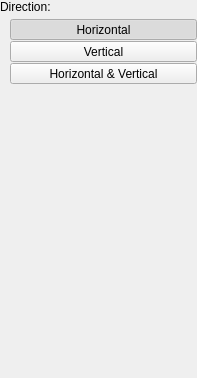
<?xml version="1.0" encoding="UTF-8"?>
<ui version="4.0">
 <class>FilterWidget</class>
 <widget class="QWidget" name="FilterWidget">
  <property name="geometry">
   <rect>
    <x>0</x>
    <y>0</y>
    <width>197</width>
    <height>378</height>
   </rect>
  </property>
  <property name="windowTitle">
   <string>Form</string>
  </property>
  <layout class="QVBoxLayout" name="verticalLayout" stretch="0,1">
   <property name="spacing">
    <number>0</number>
   </property>
   <property name="leftMargin">
    <number>0</number>
   </property>
   <property name="topMargin">
    <number>0</number>
   </property>
   <property name="rightMargin">
    <number>0</number>
   </property>
   <property name="bottomMargin">
    <number>0</number>
   </property>
   <item>
    <layout class="QVBoxLayout" name="verticalLayout_6">
     <property name="spacing">
      <number>5</number>
     </property>
     <item>
      <widget class="QLabel" name="label">
       <property name="text">
        <string>Direction:</string>
       </property>
      </widget>
     </item>
     <item>
      <layout class="QVBoxLayout" name="verticalLayout_2">
       <property name="spacing">
        <number>1</number>
       </property>
       <property name="leftMargin">
        <number>10</number>
       </property>
       <item>
        <widget class="QToolButton" name="mButtonDirectionHorizontal">
         <property name="sizePolicy">
          <sizepolicy hsizetype="Preferred" vsizetype="Preferred">
           <horstretch>0</horstretch>
           <verstretch>0</verstretch>
          </sizepolicy>
         </property>
         <property name="text">
          <string>Horizontal</string>
         </property>
         <property name="checkable">
          <bool>true</bool>
         </property>
         <property name="checked">
          <bool>true</bool>
         </property>
         <property name="autoExclusive">
          <bool>true</bool>
         </property>
         <property name="class" stdset="0">
          <string>cFlatOptionButton</string>
         </property>
         <attribute name="buttonGroup">
          <string notr="true">buttonGroup</string>
         </attribute>
        </widget>
       </item>
       <item>
        <widget class="QToolButton" name="mButtonDirectionVertical">
         <property name="sizePolicy">
          <sizepolicy hsizetype="Preferred" vsizetype="Preferred">
           <horstretch>0</horstretch>
           <verstretch>0</verstretch>
          </sizepolicy>
         </property>
         <property name="text">
          <string>Vertical</string>
         </property>
         <property name="checkable">
          <bool>true</bool>
         </property>
         <property name="autoExclusive">
          <bool>true</bool>
         </property>
         <property name="class" stdset="0">
          <string>cFlatOptionButton</string>
         </property>
         <attribute name="buttonGroup">
          <string notr="true">buttonGroup</string>
         </attribute>
        </widget>
       </item>
       <item>
        <widget class="QToolButton" name="mButtonDirectionBoth">
         <property name="sizePolicy">
          <sizepolicy hsizetype="Preferred" vsizetype="Preferred">
           <horstretch>0</horstretch>
           <verstretch>0</verstretch>
          </sizepolicy>
         </property>
         <property name="text">
          <string>Horizontal &amp;&amp; Vertical</string>
         </property>
         <property name="checkable">
          <bool>true</bool>
         </property>
         <property name="autoExclusive">
          <bool>true</bool>
         </property>
         <property name="class" stdset="0">
          <string>cFlatOptionButton</string>
         </property>
         <attribute name="buttonGroup">
          <string notr="true">buttonGroup</string>
         </attribute>
        </widget>
       </item>
      </layout>
     </item>
    </layout>
   </item>
   <item>
    <spacer name="verticalSpacer">
     <property name="orientation">
      <enum>Qt::Vertical</enum>
     </property>
     <property name="sizeHint" stdset="0">
      <size>
       <width>0</width>
       <height>0</height>
      </size>
     </property>
    </spacer>
   </item>
  </layout>
 </widget>
 <resources/>
 <connections/>
 <buttongroups>
  <buttongroup name="buttonGroup"/>
 </buttongroups>
</ui>
